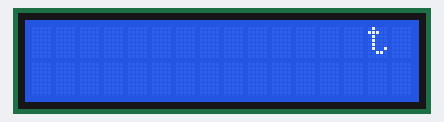
This sketch was run on a simulated Arduino Uno, built with avr-gcc and run on an emulated ATmega328P. On the bench: 16×2 character LCD.

Above: at 0.18 s.
At 1.68 s:
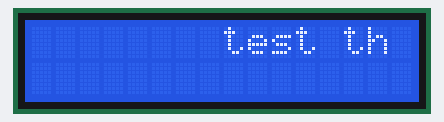
At 3.44 s:
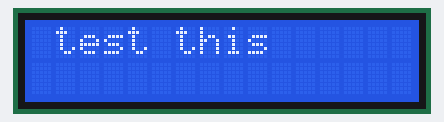
At 6.94 s:
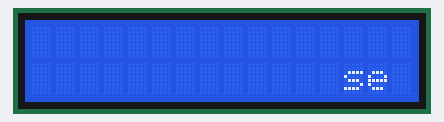
At 10.45 s:
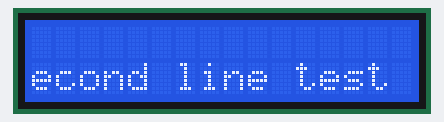
At 13.95 s:
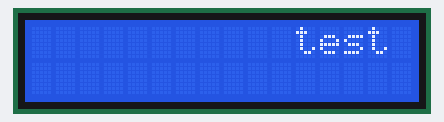

Measured:
- by itself, everything shown: repeats every 13.0 s, in 52 steps

The sketch:

_00_LCD_basics.ino
```cpp
// include the library code
#include <LiquidCrystal.h>
/**********************************************************/
char array1[]="test this"; //the string to print on the LCD
char array2[]="second line"; //the string to print on the LCD
int tim = 250; //the value of delay time
// initialize the library with the numbers of the interface pins
LiquidCrystal lcd(4, 6, 10, 11, 12, 13);
/*********************************************************/
void setup()
{
  lcd.begin(16, 2); // set up the LCD's number of columns and rows:
}
/*********************************************************/
void loop()
{
  lcd.setCursor(15,0); // set the cursor to column 15, line 0
  for (int positionCounter1 = 0; positionCounter1 < 26; positionCounter1++)
  {
    lcd.scrollDisplayLeft(); //Scrolls the contents of the display one space to the left.
    lcd.print(array1[positionCounter1]); // Print a message to the LCD.
    delay(tim); //wait for 250 microseconds
  }
  lcd.clear(); //Clears the LCD screen and positions the cursor in the upper-left corner.
  lcd.setCursor(15,1); // set the cursor to column 15, line 1
  for (int positionCounter = 0; positionCounter < 26; positionCounter++)
  {
    lcd.scrollDisplayLeft(); //Scrolls the contents of the display one space to the left.
    lcd.print(array2[positionCounter]); // Print a message to the LCD.
    delay(tim); //wait for 250 microseconds
  }
  lcd.clear(); //Clears the LCD screen and positions the cursor in the upper-left corner.
}
/************************************************************/
```
